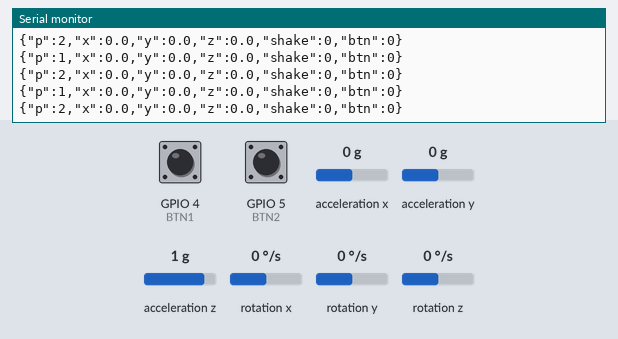
The sketch below on a simulated ESP32-S3. Parts: the last lines printed to the serial monitor. The test bench sets the inputs (shaded band); at power-on: rotation z 0 °/s, GPIO 4 (BTN1) HIGH, acceleration x 0 g, GPIO 5 (BTN2) HIGH, acceleration y 0 g, acceleration z 1 g, rotation x 0 °/s, rotation y 0 °/s.

Above: at 4.7 s.
4.8 s: rotation z set to 192 °/s
At 5.6 s:
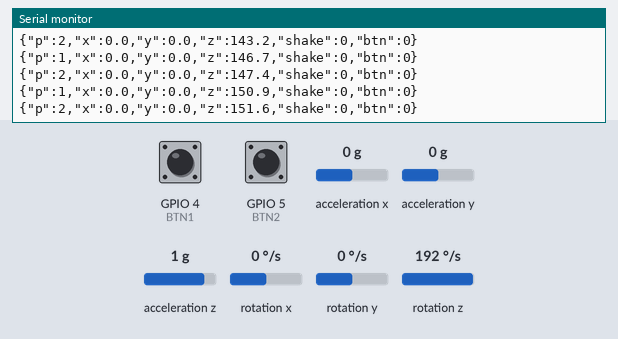
7.8 s: rotation z set to 0 °/s
At 8.4 s:
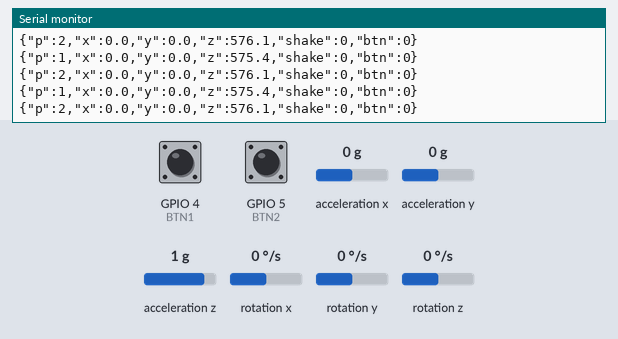
10.8 s: rotation z set to -100 °/s
At 11.8 s:
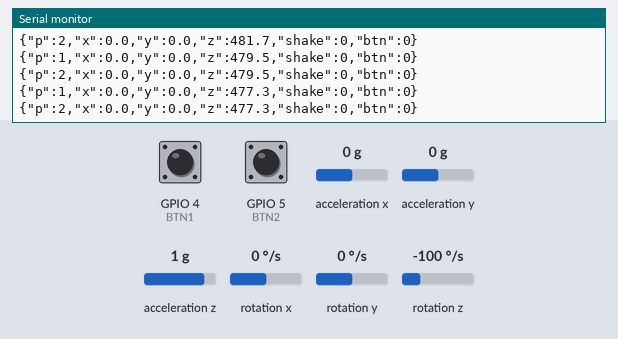
13.8 s: GPIO 4 (BTN1) pulled LOW for 0.15 s
15.4 s: rotation z set to 100 °/s
At 16.5 s:
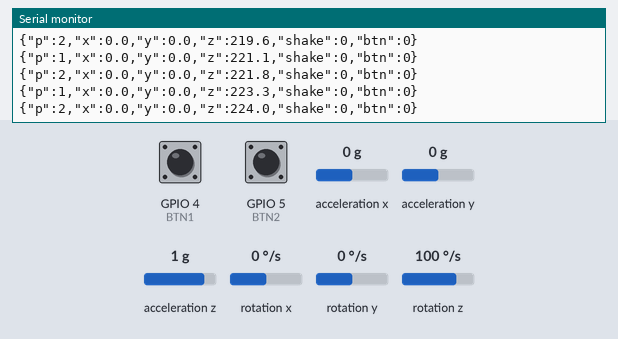
18.4 s: acceleration x set to 0.8 g
At 19.3 s:
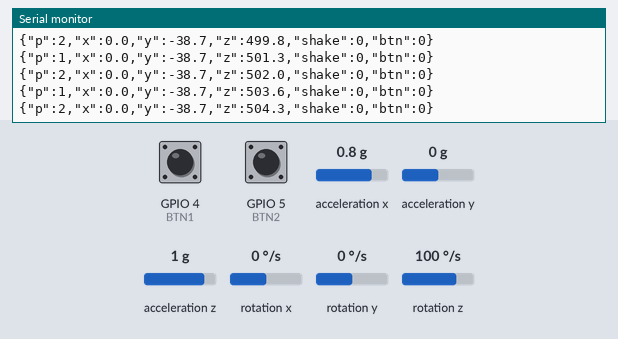
Timing chart, 0 to 21.4 s (numbered marks = the images above; inputs shaded):
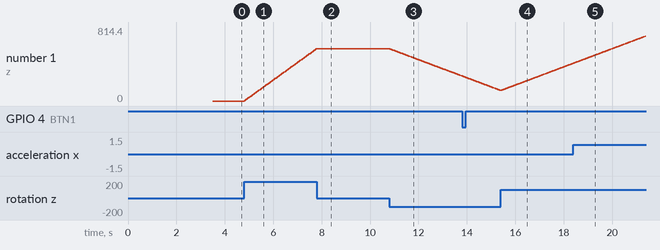

The sketch:

kaboeko_2spelers.ino
```cpp
// Kaboeko – één ESP32-S3 voor twee spelers, elk met een MPU-6050 en een knop
//
// Speler 1 (eerste I2C-bus, "Wire"):
//   MPU VCC -> 3V3, GND -> GND, SDA -> GPIO 8,  SCL -> GPIO 9
//   Knop speler 1: GPIO 4 en GND
// Speler 2 (tweede I2C-bus, "Wire1"):
//   MPU VCC -> 3V3, GND -> GND, SDA -> GPIO 10, SCL -> GPIO 11
//   Knop speler 2: GPIO 5 en GND
// Beide sensoren mogen dezelfde 3V3 en GND delen.
//
// Bibliotheek: "MPU6050_light" van rfetick
//
// Stuurt 50 keer per seconde twee regels JSON, één per speler:
//   {"p":1,"x":12.3,"y":-4.1,"z":87.0,"shake":0,"btn":0}
//   {"p":2,"x":-3.0,"y":8.2,"z":10.5,"shake":0,"btn":1}
// Is een sensor niet gevonden, dan stuurt de ESP voor die speler een foutmelding
// en blijft de andere speler gewoon werken.

#include <Wire.h>
#include <MPU6050_light.h>

const int SDA1 = 8,  SCL1 = 9,  BTN1 = 4;
const int SDA2 = 10, SCL2 = 11, BTN2 = 5;

// Lange kabels? Zet dit lager (bv. 50000) als de data hapert.
const uint32_t I2C_SPEED = 100000;
const float SHAKE_THRESHOLD = 1.8;

MPU6050 mpu1(Wire);
MPU6050 mpu2(Wire1);
bool ok1 = false, ok2 = false;
unsigned long lastSend = 0, lastRetry = 0;

bool startSensor(MPU6050 &mpu, int player) {
  byte status = mpu.begin();
  if (status != 0) {
    Serial.print("{\"error\":\"MPU speler "); Serial.print(player);
    Serial.print(" niet gevonden, status "); Serial.print(status); Serial.println("\"}");
    return false;
  }
  return true;
}

void sendPlayer(MPU6050 &mpu, int player, int btnPin) {
  float ax = mpu.getAccX(), ay = mpu.getAccY(), az = mpu.getAccZ();
  int shake = sqrt(ax * ax + ay * ay + az * az) > SHAKE_THRESHOLD ? 1 : 0;
  int btn = digitalRead(btnPin) == LOW ? 1 : 0;
  Serial.print("{\"p\":");     Serial.print(player);
  Serial.print(",\"x\":");     Serial.print(mpu.getAngleX(), 1);
  Serial.print(",\"y\":");     Serial.print(mpu.getAngleY(), 1);
  Serial.print(",\"z\":");     Serial.print(mpu.getAngleZ(), 1);
  Serial.print(",\"shake\":"); Serial.print(shake);
  Serial.print(",\"btn\":");   Serial.print(btn);
  Serial.println("}");
}

void setup() {
  Serial.begin(115200);
  delay(500);
  pinMode(BTN1, INPUT_PULLUP);
  pinMode(BTN2, INPUT_PULLUP);

  Wire.begin(SDA1, SCL1);  Wire.setClock(I2C_SPEED);
  Wire1.begin(SDA2, SCL2); Wire1.setClock(I2C_SPEED);

  ok1 = startSensor(mpu1, 1);
  ok2 = startSensor(mpu2, 2);

  // Leg beide sensoren STIL en PLAT neer.
  Serial.println("{\"info\":\"kalibreren, sensoren stil houden\"}");
  delay(1000);
  if (ok1) mpu1.calcOffsets();
  if (ok2) mpu2.calcOffsets();
  Serial.println("{\"info\":\"klaar\"}");
}

void loop() {
  if (ok1) mpu1.update();
  if (ok2) mpu2.update();

  // Ontbrekende sensor? Elke 2 seconden opnieuw proberen.
  if ((!ok1 || !ok2) && millis() - lastRetry > 2000) {
    lastRetry = millis();
    if (!ok1 && (ok1 = startSensor(mpu1, 1))) mpu1.calcOffsets();
    if (!ok2 && (ok2 = startSensor(mpu2, 2))) mpu2.calcOffsets();
  }

  if (millis() - lastSend < 20) return;  // 50 keer per seconde
  lastSend = millis();
  if (ok1) sendPlayer(mpu1, 1, BTN1);
  if (ok2) sendPlayer(mpu2, 2, BTN2);
}
```

Measured:
- after the input at 4.8 s, the serial monitor: prints a new line at once (image 1)
- after the input at 10.8 s, the serial monitor: prints a new line at once (image 3)
- plotted number 1: 0 → 573.3 after the input at 4.8 s, 576.1 → 277.4 after the input at 10.8 s
